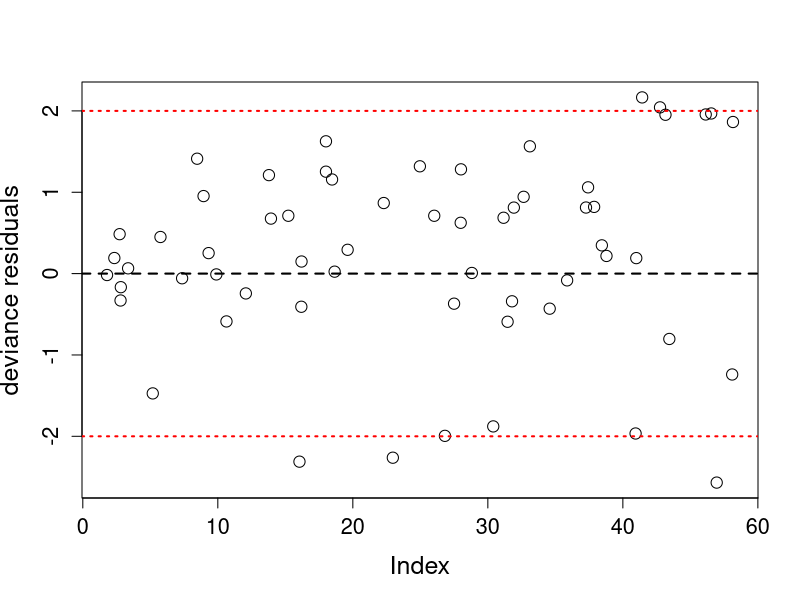
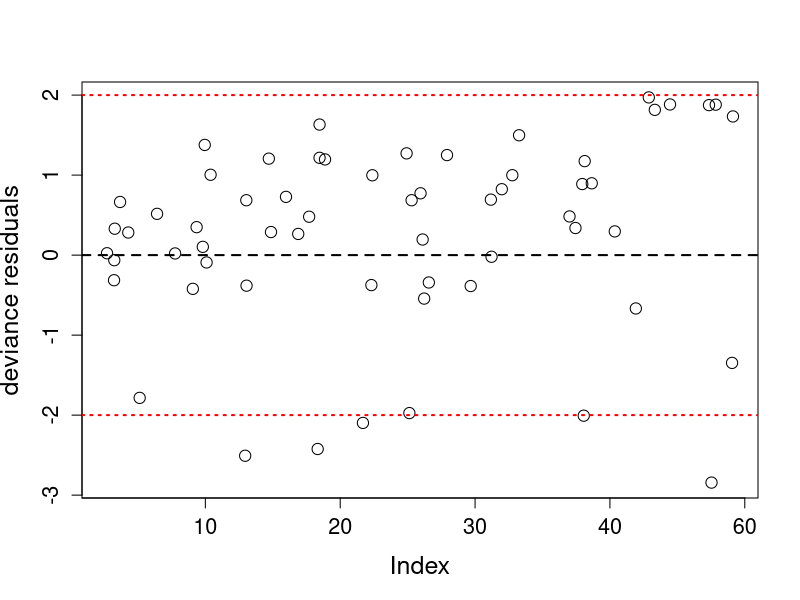

Here is the R script that generated these plots, in order:
rm(list = ls())
data = c(4690, 740, 1010, 1190, 2450, 1390, 350,6095, 3000, 1458,  
         550, 1690, 745, 1225, 1480, 245, 600, 246, 1805,
         258, 114, 312, 772, 498, 162, 444, 1464, 132, 1266, 300,
         520, 1240,  222, 144, 745, 396,
         510, 252, 408, 528, 690, 
         714, 348, 546, 174, 696, 
         294, 234, 288,444, 390, 168, 558, 288 )/100

dc = c(6200, 1740, 2440, 2600,1000,900)/100

zd = append(append(rep(52.5,19), rep(55,17)), rep(57.5,18))

zdc = c(52.5, 55, 55, 55, 57.5, 57.5)

####################################################
#         LAWD Regression 
####################################################

LogL <- function(x) {
  the <- x[1]
  bet <- x[2]
  gam <- x[3]
  et <- x[4]
  ph1 <- x[5]
  ph2 <- x[6]
  sum <- 0
  sum1 <- 0
  sum2 <- 0
  mu <- numeric(length(data))
  
  for(j in 1:length(data)) {
    z1 <- zd[j]
    mu[j] <- exp(ph1 + ph2 * z1)
    
    alp <- (1 - bet * (mu[j]^gam)) / (mu[j]^the)
    
    sum <- sum + log(alp * the * (data[j]^(the - 1)) + bet * gam * (data[j]^(gam - 1)))
    sum1 <- sum1 + log(alp * (data[j]^the) + bet * (data[j]^gam))
    sum2 <- sum2 + log(1 + (alp * (data[j]^the) + bet * (data[j]^gam))^et)
  }
  
  sum3 <- 0
  for(k in 1:length(dc)) {
    z1 <- zdc[k]
    mu[k] <- exp(ph1 + ph2 * z1)
    
    alp <- (1 - bet * (mu[k]^gam)) / (mu[k]^the)
    
    sum3 <- sum3 + log(1 + (alp * (dc[k]^the) + bet * (dc[k]^gam))^et)
  }
  
  ff <- length(data) * log(et) + sum + (et - 1) * sum1 - 2 * sum2
  ffc <- -sum3
  
  return(-(ff + ffc))
}
res = optim(par = c(0.01, 0.01, 0.01, 0.01, 0.01, 0.01),
            fn = LogL,
            lower = c(0.0001, 0.001, 0.0001, 0.0001, -Inf, -Inf),
            upper = rep(Inf, 6),
            method = "L-BFGS-B", hessian = T
)


#1.0481676  0.0010000  0.2358246  1.8037058 13.2850121 -0.2073515 # again estimate beta with these

res = optim(par = c(1.0481676,  0.0010000*2,  0.2358246,  1.8037058, 13.2850121, -0.2073515),
            fn = LogL,
            lower = c(0.001, 0.01, 0.001, 0.001, -Inf, -Inf)/10,
            upper = rep(Inf, 6),
            method = "L-BFGS-B", hessian = T
)



var_cov_matrix <- solve(res$hessian)  # Inverse of Hessian
std_errors <- sqrt(diag(var_cov_matrix))  # Standard errors of parameters


z_scores <- res$par / std_errors
p_values <- 2 * (1 - pnorm(abs(z_scores)))

results1 <- data.frame(
  Parameter = c("theta", "beta", "gamma", "eta", "phi1", "phi2"),
  Estimate = res$par,
  Std_Error = std_errors,
  z_value = z_scores,
  p_value = p_values
)

print(results1)

the <- res$par[1]
bet <- res$par[2]
gam <- res$par[3]
et <- res$par[4]
ph1 <- res$par[5]
ph2 <- res$par[6]

loglik_vals1 <- numeric(length(data))  # Initialize result vector
mu1 <- numeric(length(data))           # Initialize mu vector

for (k in 1:length(data)) {
  z1 <- zd[k]
  mu1[k] <- exp(ph1 + ph2 * z1)
  
  alp <- (1 - bet * (mu1[k]^gam)) / (mu1[k]^the)
  
  loglik_vals1[k] <- 1 -log(1 + (alp * (data[k]^the) + bet * (data[k]^gam))^et)
}

loglik_vals <- numeric(length(dc))  # Initialize result vector
mu <- numeric(length(dc))           # Initialize mu vector

for (k in 1:length(dc)) {
  z1 <- zdc[k]
  mu[k] <- exp(ph1 + ph2 * z1)
  
  alp <- (1 - bet * (mu[k]^gam)) / (mu[k]^the)
  
  loglik_vals[k] <- -log(1 + (alp * (dc[k]^the) + bet * (dc[k]^gam))^et)
}

delta = append(rep(1,54), rep(0,6))
rMi <- numeric(length(delta))  # intermediate residual (r_Mi)
rDi <- numeric(length(delta))  # final deviance residual (r_Di)


rMi = append(loglik_vals1, loglik_vals)

for (k in 1:length(delta)) {
  
  if ((delta[k] - rMi[k]) > 0) {
    rDi[k] <- sign(rMi[k]) * sqrt(-2 * (rMi[k] + delta[k] * log(delta[k] - rMi[k])))
  } else {
    rDi[k] <- NA  
  }
}


mu2 = append(mu1,mu)
dac = append(data,dc)

u = numeric(60)
for (i in 1:60) {
  sol <- function(u) {
    ((1-bet*mu2[i]^gam)/(mu2[i]^the))*(dac[i]^the) + bet*(dac[i]^gam) - (u/(1-u))^(1/et)
  }
  u[i] <- uniroot(sol, c(0.001, 1), extendInt = "yes")$root
}


# Deviance-residual Plot
plot(u, sort(rDi), xlab = "Index", ylab = "deviance residuals", xaxt = "n",cex.lab = 1.5, cex=1.5,
     cex.axis = 1.3 )
x_ticks <- pretty(u)
axis(1, at = x_ticks, labels = c(0, 10, 20, 30, 40, 60),cex.axis = 1.3)  
abline(h = -2, lty = 3,lwd=2, col="red")
abline(h = 2, lty = 3,lwd=2,col="red")
abline(h = 0, lty = 2,lwd=2)

####################################################
#         Lexp Regression 
####################################################


LogL5 <- function(x) {
  et <- x[1]
  ph1 <- x[2]
  ph2 <- x[3]
  sum <- 0
  sum1 <- 0
  sum2 <- 0
  mu <- numeric(length(data))
  
  for(j in 1:length(data)) {
    z1 <- zd[j]
    mu[j] <- exp(ph1 + ph2 * z1)
    
    alp <- log(2)/mu[j]
    
    sum <- sum + log(alp) + alp*data[j]
    sum1 <- sum1 + log(exp(alp*data[j])-1)
    sum2 <- sum2 + log(1 + (exp(alp*data[j])-1)^et)
  }
  
  sum3 <- 0
  for(k in 1:length(dc)) {
    z1 <- zdc[k]
    mu[k] <- exp(ph1 + ph2 * z1)
    
    alp <-  log(2)/mu[k]
    
    sum3 <- sum3 + log(1 + (exp(alp*dc[k])-1)^et)
  }
  
  ff <- length(data) * log(et) + sum + (et - 1) * sum1 - 2 * sum2
  ffc <- -sum3
  
  return(-(ff + ffc))
}


res1 = optim(
  par = c(0.01, 0.01, 0.01)/100,
  fn = LogL5,
  lower = c(0.001, -Inf, -Inf)/100,
  upper = rep(Inf, 3),
  method = "L-BFGS-B", hessian = T
)


var_cov_matrix <- solve(res1$hessian)  # Inverse of Hessian
std_errors <- sqrt(diag(var_cov_matrix))  # Standard errors of parameters

z_scores <- res1$par / std_errors
p_values <- 2 * (1 - pnorm(abs(z_scores)))

# Combine results into a table
results2 <- data.frame(
  Parameter = c( "eta", "phi1", "phi2"),
  Estimate = res1$par,
  Std_Error = std_errors,
  z_value = z_scores,
  p_value = p_values
)

print(results2)

et <- res1$par[1]
ph1 <- res1$par[2]
ph2 <- res1$par[3]



loglik_vals1 <- numeric(length(data))  # Initialize result vector
mu1 <- numeric(length(data))           # Initialize mu vector

for (k in 1:length(data)) {
  z1 <- zd[k]
  mu1[k] <- exp(ph1 + ph2 * z1)
  
  alp <-  log(2)/mu1[k]
  
  loglik_vals1[k] <- 1 -log(1 + (exp(alp*data[k])-1)^et)
}

loglik_vals <- numeric(length(dc))  # Initialize result vector
mu <- numeric(length(dc))           # Initialize mu vector
for (k in 1:length(dc)) {
  z1 <- zdc[k]
  mu[k] <- exp(ph1 + ph2 * z1)
  
  alp <-  log(2)/mu[k]
  
  loglik_vals[k] <-  -log(1 + (exp(alp*dc[k])-1)^et)
}

rMi <- numeric(length(delta))  # intermediate residual (r_Mi)
rDi <- numeric(length(delta))  # final deviance residual (r_Di)

delta = append(rep(1,54), rep(0,6))

rMi = append(loglik_vals1, loglik_vals)

for (k in 1:length(delta)) {
  
  if ((delta[k] - rMi[k]) > 0) {
    rDi[k] <- sign(rMi[k]) * sqrt(-2 * (rMi[k] + delta[k] * log(delta[k] - rMi[k])))
  } else {
    rDi[k] <- NA  
  }
}

mu2 = append(mu1,mu)

u = numeric(60)

for (i in 1:60) {
  sol <- function(u) {
    (mu2[i]/log(2))*log(1+(u/(1-u))^(1/et)) - dac[i]
  }
  u[i] <- uniroot(sol, c(0.001, 1), extendInt = "yes")$root
}


# Deviance-residual Plot
plot(u, sort(rDi), xlab = "Index", ylab = "deviance residuals", xaxt = "n",cex.lab = 1.5, cex=1.5,
     cex.axis = 1.3 )
x_ticks <- pretty(u)
axis(1, at = x_ticks, labels = c(0, 10, 20, 30, 40, 60),cex.axis = 1.3)  
abline(h = -2, lty = 3,lwd=2, col="red")
abline(h = 2, lty = 3,lwd=2,col="red")
abline(h = 0, lty = 2,lwd=2)

